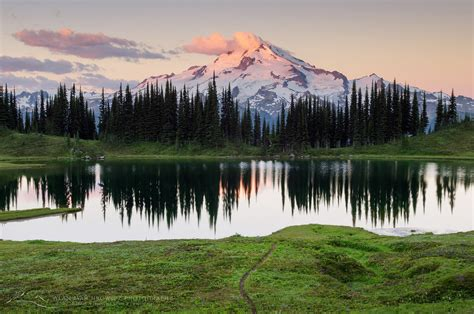
#> input picture test1.png, 474 x 314 px
$ python mainStegoAlgo.py
#> lines starting #> are read from the running program, lines starting #| are printed output that depends on the picture
### rsa.py
import random


#Euclid's algorithm for determining the greatest common divisor
#Use iteration to make it faster for larger integers


def gcd(a, b):
    while b != 0:
        a, b = b, a % b
    return a


#Euclid's extended algorithm for finding the multiplicative inverse of two numbers


def multiplicative_inverse(e, phi):
    d = 0
    x1 = 0
    x2 = 1
    y1 = 1
    temp_phi = phi

    while e > 0:
        temp1 = temp_phi//e
        temp2 = temp_phi - temp1 * e
        temp_phi = e
        e = temp2

        x = x2 - temp1 * x1
        y = d - temp1 * y1

        x2 = x1
        x1 = x
        d = y1
        y1 = y

    if temp_phi == 1:
        return d + phi


#Tests to see if a number is prime.


def is_prime(num):
    if num == 2:
        return True
    if num < 2 or num % 2 == 0:
        return False
    for n in range(3, int(num**0.5)+2, 2):
        if num % n == 0:
            return False
    return True


def generate_key_pair(p, q):
    if not (is_prime(p) and is_prime(q)):
        raise ValueError('Both numbers must be prime.')
    elif p == q:
        raise ValueError('p and q cannot be equal')
    # n = pq
    n = p * q

    # Phi is the totient of n
    phi = (p-1) * (q-1)

    # Choose an integer e such that e and phi(n) are coprime
    e = random.randrange(1, phi)

    # Use Euclid's Algorithm to verify that e and phi(n) are coprime
    g = gcd(e, phi)
    while g != 1:
        e = random.randrange(1, phi)
        g = gcd(e, phi)

    # Use Extended Euclid's Algorithm to generate the private key
    d = multiplicative_inverse(e, phi)

    # Return public and private key_pair
    # Public key is (e, n) and private key is (d, n)
    return ((e, n), (d, n))


def encrypt(pk, plaintext):
    # Unpack the key into it's components
    key, n = pk
    # Convert each letter in the plaintext to numbers based on the character using a^b mod m
    cipher = [pow(ord(char), key, n) for char in plaintext]
    # Return the array of bytes
    return cipher


# [8 lines left out: function decrypt, not called in this run]


# [18 lines of commented-out code are left out]

### imagePrep.py
import cv2
import numpy as np

# Numpy Macros
HORIZ_AXIS = 1
VERT_AXIS  = 0

# Standard quantization table as defined by JPEG
JPEG_STD_LUM_QUANT_TABLE = np.asarray([
                                        [16, 11, 10, 16,  24, 40,   51,  61],
                                        [12, 12, 14, 19,  26, 58,   60,  55],
                                        [14, 13, 16, 24,  40, 57,   69,  56],
                                        [14, 17, 22, 29,  51, 87,   80,  62],
                                        [18, 22, 37, 56,  68, 109, 103,  77],
                                        [24, 36, 55, 64,  81, 104, 113,  92],
                                        [49, 64, 78, 87, 103, 121, 120, 101],
                                        [72, 92, 95, 98, 112, 100, 103,  99]
                                      ],
                                      dtype = np.float32)
# Image container class
class YCC_Image(object):
    def __init__(self, cover_image):
        self.height, self.width = cover_image.shape[:2]
        self.channels = [
                         split_image_into_8x8_blocks(cover_image[:,:,0]),
                         split_image_into_8x8_blocks(cover_image[:,:,1]),
                         split_image_into_8x8_blocks(cover_image[:,:,2]),
                        ]

# [18 lines left out: function stitch_8x8_blocks_back_together, not called in this run]

def split_image_into_8x8_blocks(image):
    blocks = []
    for vert_slice in np.vsplit(image, int(image.shape[0] / 8)):
        for horiz_slice in np.hsplit(vert_slice, int(image.shape[1] / 8)):
            blocks.append(horiz_slice)
    return blocks

### ZigZag.py
import numpy as np

def zigzag(input):
	#initializing the variables
	#----------------------------------
	h = 0
	v = 0

	vmin = 0
	hmin = 0

	vmax = input.shape[0]
	hmax = input.shape[1]

	#print(vmax ,hmax )

	i = 0

	output = np.zeros(( vmax * hmax))
	#----------------------------------

	while ((v < vmax) and (h < hmax)):

		if ((h + v) % 2) == 0:                 # going up

			if (v == vmin):
				#print(1)
				output[i] = input[v, h]        # if we got to the first line

				if (h == hmax):
					v = v + 1
				else:
					h = h + 1

				i = i + 1

			elif ((h == hmax -1 ) and (v < vmax)):   # if we got to the last column
				#print(2)
				output[i] = input[v, h]
				v = v + 1
				i = i + 1

			elif ((v > vmin) and (h < hmax -1 )):    # all other cases
				#print(3)
				output[i] = input[v, h]
				v = v - 1
				h = h + 1
				i = i + 1


		else:                                    # going down

			if ((v == vmax -1) and (h <= hmax -1)):       # if we got to the last line
				#print(4)
				output[i] = input[v, h]
				h = h + 1
				i = i + 1

			elif (h == hmin):                  # if we got to the first column
				#print(5)
				output[i] = input[v, h]

				if (v == vmax -1):
					h = h + 1
				else:
					v = v + 1

				i = i + 1

			elif ((v < vmax -1) and (h > hmin)):     # all other cases
				#print(6)
				output[i] = input[v, h]
				v = v + 1
				h = h - 1
				i = i + 1


		if ((v == vmax-1) and (h == hmax-1)):          # bottom right element
			#print(7)
			output[i] = input[v, h]
			break

	#print ('v:',v,', h:',h,', i:',i)
	return output


# Inverse zigzag scan of a matrix
# Arguments are: a 1-by-m*n array,
# where m & n are vertical & horizontal sizes of an output matrix.
# Function returns a two-dimensional matrix of defined sizes,
# consisting of input array items gathered by a zigzag method.
#
# Matlab Code:
# Alexey S. Sokolov a.k.a. nICKEL, Moscow, Russia
# June 2007
# alex.nickel@gmail.com


# [80 lines left out: function inverse_zigzag, not called in this run]

### mainStegoAlgo.py
import cv2
import struct
import bitstring
import numpy  as np
import ZigZag as zz

import rsa as rsa
import imagePrep as img
import data_embed as stego

#rsa thing
# p = int(input("Enter 1st prime number: "))
# q = int(input("Enter another different prime number:  "))
p=1009
q=1753
public, private = rsa.generate_key_pair(p, q)


NUM_CHANNELS = 3
COVER_IMAGE_FILEPATH  = "./test1.png" # Choose your cover image (PNG)
STEGO_IMAGE_FILEPATH  = "./stego_image.png"
SECRET_MESSAGE_STRING = "Yo yo honey singh"
encrypted_msg = rsa.encrypt(public, SECRET_MESSAGE_STRING)
#print("RSA Encrypted message is: ", ''.join(map(lambda x: str(x), encrypted_msg)))


raw_cover_image = cv2.imread(COVER_IMAGE_FILEPATH, flags=cv2.IMREAD_COLOR)
#> raw_cover_image is the input picture: shape (314, 474, 3); mean B, G, R 98.7, 116.4, 115.9
height, width   = raw_cover_image.shape[:2]
#> height = 314; width = 474
# Force Image Dimensions to be 8x8 compliant
while(height % 8): height += 1 # Rows
#> after the loop, height = 320
while(width  % 8): width  += 1 # Cols
#> after the loop, width = 480
valid_dim = (width, height)
#> valid_dim = (480, 320)
padded_image    = cv2.resize(raw_cover_image, valid_dim)
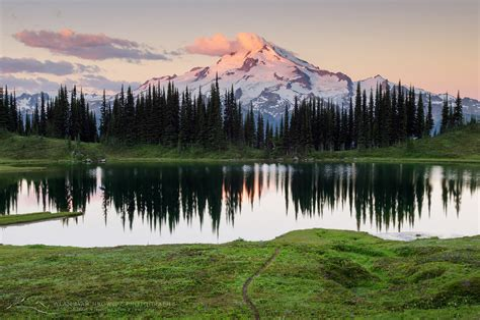
#> padded_image: shape (320, 480, 3); mean B, G, R 98.6, 116.3, 115.7
cover_image_f32 = np.float32(padded_image)
cover_image_YCC = img.YCC_Image(cv2.cvtColor(cover_image_f32, cv2.COLOR_BGR2YCrCb))
#> the loop in split_image_into_8x8_blocks, `for vert_slice in np.vsplit(image, int(image.shape[0] / 8)):` made 40 passes
#> after the loop in split_image_into_8x8_blocks, `for vert_slice in np.vsplit(image, int(image.shape[0] / 8)):`: blocks = 2400 items
#> the loop in split_image_into_8x8_blocks (call 2), `for vert_slice in np.vsplit(image, int(image.shape[0] / 8)):` made 40 passes

# Placeholder for holding stego image data
stego_image = np.empty_like(cover_image_f32)

for chan_index in range(NUM_CHANNELS):
    # FORWARD DCT STAGE
    dct_blocks = [cv2.dct(block) for block in cover_image_YCC.channels[chan_index]]

    # QUANTIZATION STAGE
    dct_quants = [np.around(np.divide(item, img.JPEG_STD_LUM_QUANT_TABLE)) for item in dct_blocks]

    # Sort DCT coefficients by frequency
    sorted_coefficients = [zz.zigzag(block) for block in dct_quants]

    # Embed data in Luminance layer
    if (chan_index == 0):
        # DATA INSERTION STAGE
        secret_data = ""
#> (the run stopped early here; a loop or call above may not have finished)
